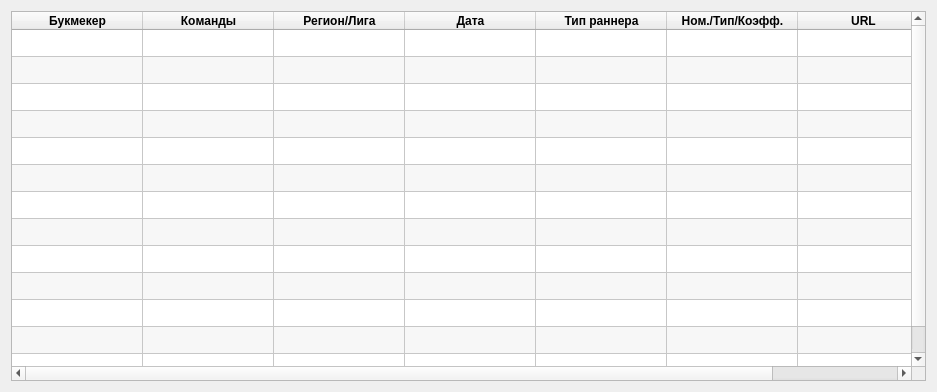
<?xml version="1.0" encoding="UTF-8"?>
<ui version="4.0">
 <class>Form_scanResults</class>
 <widget class="QWidget" name="Form_scanResults">
  <property name="windowModality">
   <enum>Qt::NonModal</enum>
  </property>
  <property name="geometry">
   <rect>
    <x>0</x>
    <y>0</y>
    <width>937</width>
    <height>392</height>
   </rect>
  </property>
  <property name="sizePolicy">
   <sizepolicy hsizetype="Expanding" vsizetype="Expanding">
    <horstretch>0</horstretch>
    <verstretch>0</verstretch>
   </sizepolicy>
  </property>
  <property name="maximumSize">
   <size>
    <width>16777215</width>
    <height>16777215</height>
   </size>
  </property>
  <property name="windowTitle">
   <string>Результаты сканирования</string>
  </property>
  <layout class="QHBoxLayout" name="horizontalLayout">
   <item>
    <widget class="QTableWidget" name="tableWidget_scanResults">
     <property name="sizePolicy">
      <sizepolicy hsizetype="Preferred" vsizetype="Preferred">
       <horstretch>0</horstretch>
       <verstretch>0</verstretch>
      </sizepolicy>
     </property>
     <property name="font">
      <font>
       <weight>50</weight>
       <bold>false</bold>
      </font>
     </property>
     <property name="autoFillBackground">
      <bool>false</bool>
     </property>
     <property name="styleSheet">
      <string notr="true"/>
     </property>
     <property name="frameShape">
      <enum>QFrame::StyledPanel</enum>
     </property>
     <property name="frameShadow">
      <enum>QFrame::Sunken</enum>
     </property>
     <property name="sizeAdjustPolicy">
      <enum>QAbstractScrollArea::AdjustToContents</enum>
     </property>
     <property name="editTriggers">
      <set>QAbstractItemView::NoEditTriggers</set>
     </property>
     <property name="dragEnabled">
      <bool>false</bool>
     </property>
     <property name="alternatingRowColors">
      <bool>true</bool>
     </property>
     <property name="selectionBehavior">
      <enum>QAbstractItemView::SelectItems</enum>
     </property>
     <property name="showGrid">
      <bool>true</bool>
     </property>
     <property name="gridStyle">
      <enum>Qt::SolidLine</enum>
     </property>
     <property name="sortingEnabled">
      <bool>false</bool>
     </property>
     <property name="wordWrap">
      <bool>true</bool>
     </property>
     <property name="cornerButtonEnabled">
      <bool>true</bool>
     </property>
     <property name="rowCount">
      <number>13</number>
     </property>
     <property name="columnCount">
      <number>7</number>
     </property>
     <attribute name="horizontalHeaderVisible">
      <bool>true</bool>
     </attribute>
     <attribute name="horizontalHeaderCascadingSectionResizes">
      <bool>false</bool>
     </attribute>
     <attribute name="horizontalHeaderMinimumSectionSize">
      <number>39</number>
     </attribute>
     <attribute name="horizontalHeaderDefaultSectionSize">
      <number>131</number>
     </attribute>
     <attribute name="horizontalHeaderHighlightSections">
      <bool>false</bool>
     </attribute>
     <attribute name="horizontalHeaderShowSortIndicator" stdset="0">
      <bool>false</bool>
     </attribute>
     <attribute name="horizontalHeaderStretchLastSection">
      <bool>false</bool>
     </attribute>
     <attribute name="verticalHeaderVisible">
      <bool>false</bool>
     </attribute>
     <attribute name="verticalHeaderCascadingSectionResizes">
      <bool>false</bool>
     </attribute>
     <attribute name="verticalHeaderMinimumSectionSize">
      <number>20</number>
     </attribute>
     <attribute name="verticalHeaderDefaultSectionSize">
      <number>27</number>
     </attribute>
     <attribute name="verticalHeaderHighlightSections">
      <bool>false</bool>
     </attribute>
     <attribute name="verticalHeaderShowSortIndicator" stdset="0">
      <bool>false</bool>
     </attribute>
     <attribute name="verticalHeaderStretchLastSection">
      <bool>false</bool>
     </attribute>
     <row/>
     <row/>
     <row/>
     <row/>
     <row/>
     <row/>
     <row/>
     <row/>
     <row/>
     <row/>
     <row/>
     <row/>
     <row/>
     <column>
      <property name="text">
       <string>Букмекер</string>
      </property>
      <property name="font">
       <font>
        <weight>75</weight>
        <bold>true</bold>
       </font>
      </property>
     </column>
     <column>
      <property name="text">
       <string>Команды</string>
      </property>
      <property name="font">
       <font>
        <weight>75</weight>
        <italic>false</italic>
        <bold>true</bold>
        <underline>false</underline>
        <strikeout>false</strikeout>
        <kerning>false</kerning>
       </font>
      </property>
      <property name="background">
       <color>
        <red>207</red>
        <green>207</green>
        <blue>205</blue>
       </color>
      </property>
      <property name="foreground">
       <brush brushstyle="SolidPattern">
        <color alpha="255">
         <red>0</red>
         <green>0</green>
         <blue>0</blue>
        </color>
       </brush>
      </property>
     </column>
     <column>
      <property name="text">
       <string>Регион/Лига</string>
      </property>
      <property name="font">
       <font>
        <weight>75</weight>
        <bold>true</bold>
       </font>
      </property>
     </column>
     <column>
      <property name="text">
       <string>Дата</string>
      </property>
      <property name="font">
       <font>
        <weight>75</weight>
        <bold>true</bold>
       </font>
      </property>
     </column>
     <column>
      <property name="text">
       <string>Тип раннера</string>
      </property>
      <property name="font">
       <font>
        <weight>75</weight>
        <bold>true</bold>
       </font>
      </property>
     </column>
     <column>
      <property name="text">
       <string>Ном./Тип/Коэфф.</string>
      </property>
      <property name="font">
       <font>
        <weight>75</weight>
        <bold>true</bold>
       </font>
      </property>
     </column>
     <column>
      <property name="text">
       <string>URL</string>
      </property>
      <property name="font">
       <font>
        <weight>75</weight>
        <bold>true</bold>
       </font>
      </property>
     </column>
     <item row="0" column="0">
      <property name="text">
       <string/>
      </property>
     </item>
     <item row="0" column="1">
      <property name="text">
       <string/>
      </property>
     </item>
     <item row="0" column="4">
      <property name="text">
       <string/>
      </property>
      <property name="background">
       <brush brushstyle="NoBrush">
        <color alpha="255">
         <red>181</red>
         <green>181</green>
         <blue>181</blue>
        </color>
       </brush>
      </property>
     </item>
    </widget>
   </item>
  </layout>
 </widget>
 <resources/>
 <connections/>
</ui>
